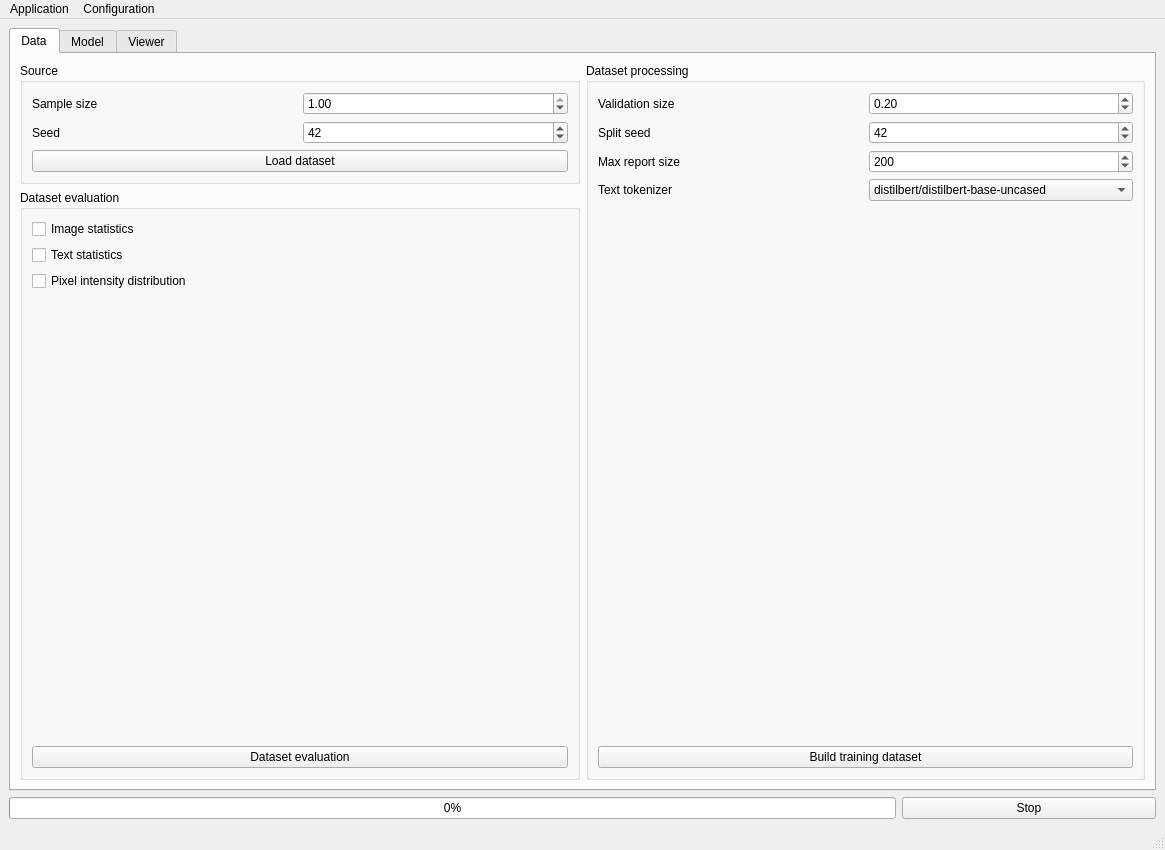
<?xml version="1.0" encoding="UTF-8"?>
<ui version="4.0">
 <class>MainWindow</class>
 <widget class="QMainWindow" name="MainWindow">
  <property name="geometry">
   <rect>
    <x>0</x>
    <y>0</y>
    <width>1165</width>
    <height>850</height>
   </rect>
  </property>
  <property name="windowTitle">
   <string>XREPORT Transformer v1.2</string>
  </property>
  <property name="styleSheet">
   <string notr="true"/>
  </property>
  <widget class="QWidget" name="centralwidget">
   <layout class="QGridLayout" name="gridLayout_3">
    <item row="1" column="0">
     <layout class="QHBoxLayout" name="progressLayout" stretch="7,2">
      <item>
       <widget class="QProgressBar" name="progressBar">
        <property name="value">
         <number>0</number>
        </property>
       </widget>
      </item>
      <item>
       <widget class="QPushButton" name="stopThread">
        <property name="text">
         <string>Stop</string>
        </property>
       </widget>
      </item>
     </layout>
    </item>
    <item row="0" column="0">
     <widget class="QTabWidget" name="Tabs">
      <property name="accessibleName">
       <string/>
      </property>
      <property name="currentIndex">
       <number>0</number>
      </property>
      <widget class="QWidget" name="dataTab">
       <property name="toolTipDuration">
        <number>-6</number>
       </property>
       <attribute name="title">
        <string>Data</string>
       </attribute>
       <layout class="QHBoxLayout" name="horizontalLayout_8">
        <item>
         <layout class="QVBoxLayout" name="verticalLayout_8">
          <item>
           <widget class="QGroupBox" name="groupBox_2">
            <property name="title">
             <string>Source</string>
            </property>
            <layout class="QVBoxLayout" name="verticalLayout_17">
             <item>
              <layout class="QHBoxLayout" name="horizontalLayout">
               <item>
                <widget class="QLabel" name="SSLabel">
                 <property name="text">
                  <string>Sample size</string>
                 </property>
                </widget>
               </item>
               <item>
                <widget class="QDoubleSpinBox" name="sampleSize">
                 <property name="minimum">
                  <double>0.010000000000000</double>
                 </property>
                 <property name="maximum">
                  <double>1.000000000000000</double>
                 </property>
                 <property name="singleStep">
                  <double>0.050000000000000</double>
                 </property>
                 <property name="value">
                  <double>1.000000000000000</double>
                 </property>
                </widget>
               </item>
              </layout>
             </item>
             <item>
              <layout class="QHBoxLayout" name="horizontalLayout_31">
               <item>
                <widget class="QLabel" name="seedLabel">
                 <property name="text">
                  <string>Seed</string>
                 </property>
                </widget>
               </item>
               <item>
                <widget class="QSpinBox" name="seed">
                 <property name="minimum">
                  <number>1</number>
                 </property>
                 <property name="maximum">
                  <number>999999</number>
                 </property>
                 <property name="value">
                  <number>42</number>
                 </property>
                </widget>
               </item>
              </layout>
             </item>
             <item>
              <widget class="QPushButton" name="loadData">
               <property name="toolTip">
                <string>&lt;html&gt;&lt;head/&gt;&lt;body&gt;&lt;p&gt;Load source data from resources/database/dataset/XREPORT_dataset.csv and update the database with fetched data&lt;/p&gt;&lt;/body&gt;&lt;/html&gt;</string>
               </property>
               <property name="text">
                <string>Load dataset</string>
               </property>
              </widget>
             </item>
            </layout>
           </widget>
          </item>
          <item>
           <widget class="QGroupBox" name="datasetEvalGroup">
            <property name="title">
             <string>Dataset evaluation</string>
            </property>
            <layout class="QVBoxLayout" name="verticalLayout_13">
             <item>
              <widget class="QCheckBox" name="imgStats">
               <property name="text">
                <string>Image statistics</string>
               </property>
              </widget>
             </item>
             <item>
              <widget class="QCheckBox" name="textStats">
               <property name="text">
                <string>Text statistics</string>
               </property>
              </widget>
             </item>
             <item>
              <widget class="QCheckBox" name="pixDist">
               <property name="text">
                <string>Pixel intensity distribution</string>
               </property>
              </widget>
             </item>
             <item>
              <spacer name="verticalSpacer_3">
               <property name="orientation">
                <enum>Qt::Orientation::Vertical</enum>
               </property>
               <property name="sizeHint" stdset="0">
                <size>
                 <width>20</width>
                 <height>40</height>
                </size>
               </property>
              </spacer>
             </item>
             <item>
              <widget class="QPushButton" name="evaluateDataset">
               <property name="text">
                <string>Dataset evaluation</string>
               </property>
              </widget>
             </item>
            </layout>
           </widget>
          </item>
         </layout>
        </item>
        <item>
         <widget class="QGroupBox" name="datasetProcessGroup">
          <property name="title">
           <string>Dataset processing</string>
          </property>
          <layout class="QVBoxLayout" name="verticalLayout">
           <item>
            <layout class="QHBoxLayout" name="valSizeHL">
             <item>
              <widget class="QLabel" name="VSLabel">
               <property name="text">
                <string>Validation size</string>
               </property>
              </widget>
             </item>
             <item>
              <widget class="QDoubleSpinBox" name="validationSize">
               <property name="maximum">
                <double>1.000000000000000</double>
               </property>
               <property name="singleStep">
                <double>0.050000000000000</double>
               </property>
               <property name="value">
                <double>0.200000000000000</double>
               </property>
              </widget>
             </item>
            </layout>
           </item>
           <item>
            <layout class="QHBoxLayout" name="SplitSeedHL">
             <item>
              <widget class="QLabel" name="SpSLabel">
               <property name="text">
                <string>Split seed</string>
               </property>
              </widget>
             </item>
             <item>
              <widget class="QSpinBox" name="splitSeed">
               <property name="maximum">
                <number>1000000000</number>
               </property>
               <property name="value">
                <number>42</number>
               </property>
              </widget>
             </item>
            </layout>
           </item>
           <item>
            <layout class="QHBoxLayout" name="horizontalLayout_20">
             <item>
              <widget class="QLabel" name="maxRLabel">
               <property name="text">
                <string>Max report size</string>
               </property>
              </widget>
             </item>
             <item>
              <widget class="QSpinBox" name="maxReportSize">
               <property name="minimum">
                <number>1</number>
               </property>
               <property name="maximum">
                <number>10000</number>
               </property>
               <property name="value">
                <number>200</number>
               </property>
              </widget>
             </item>
            </layout>
           </item>
           <item>
            <layout class="QHBoxLayout" name="horizontalLayout_24">
             <item>
              <widget class="QLabel" name="tokenizerLabel">
               <property name="text">
                <string>Text tokenizer</string>
               </property>
              </widget>
             </item>
             <item>
              <widget class="QComboBox" name="tokenizerList">
               <item>
                <property name="text">
                 <string>distilbert/distilbert-base-uncased</string>
                </property>
               </item>
               <item>
                <property name="text">
                 <string>bert-base-uncased</string>
                </property>
               </item>
               <item>
                <property name="text">
                 <string>roberta-base</string>
                </property>
               </item>
              </widget>
             </item>
            </layout>
           </item>
           <item>
            <spacer name="verticalSpacer">
             <property name="orientation">
              <enum>Qt::Orientation::Vertical</enum>
             </property>
             <property name="sizeHint" stdset="0">
              <size>
               <width>20</width>
               <height>40</height>
              </size>
             </property>
            </spacer>
           </item>
           <item>
            <widget class="QPushButton" name="buildMLDataset">
             <property name="text">
              <string>Build training dataset</string>
             </property>
            </widget>
           </item>
          </layout>
         </widget>
        </item>
       </layout>
      </widget>
      <widget class="QWidget" name="modelTab">
       <attribute name="title">
        <string>Model</string>
       </attribute>
       <layout class="QGridLayout" name="gridLayout">
        <item row="0" column="0">
         <widget class="QGroupBox" name="groupBox_3">
          <property name="title">
           <string>Dataset</string>
          </property>
          <layout class="QVBoxLayout" name="verticalLayout_10">
           <item>
            <widget class="QCheckBox" name="imgAugment">
             <property name="text">
              <string>Use image augmentation</string>
             </property>
            </widget>
           </item>
           <item>
            <layout class="QHBoxLayout" name="horizontalLayout_16">
             <item>
              <widget class="QCheckBox" name="setShuffle">
               <property name="text">
                <string>Shuffle dataset with buffer size</string>
               </property>
               <property name="checked">
                <bool>true</bool>
               </property>
              </widget>
             </item>
             <item>
              <widget class="QSpinBox" name="shuffleSize">
               <property name="minimum">
                <number>1</number>
               </property>
               <property name="maximum">
                <number>10000</number>
               </property>
               <property name="singleStep">
                <number>10</number>
               </property>
               <property name="value">
                <number>256</number>
               </property>
              </widget>
             </item>
            </layout>
           </item>
           <item>
            <spacer name="verticalSpacer_2">
             <property name="orientation">
              <enum>Qt::Orientation::Vertical</enum>
             </property>
             <property name="sizeHint" stdset="0">
              <size>
               <width>20</width>
               <height>40</height>
              </size>
             </property>
            </spacer>
           </item>
          </layout>
         </widget>
        </item>
        <item row="0" column="1" rowspan="3">
         <widget class="QGroupBox" name="modelGroup">
          <property name="title">
           <string>Model</string>
          </property>
          <layout class="QVBoxLayout" name="verticalLayout_3">
           <item>
            <widget class="QCheckBox" name="mixedPrecision">
             <property name="text">
              <string>Set mixed precision policy</string>
             </property>
            </widget>
           </item>
           <item>
            <layout class="QHBoxLayout" name="horizontalLayout_25">
             <item>
              <widget class="QCheckBox" name="compileJIT">
               <property name="text">
                <string>Use Just-In-Time (JIT) compiler</string>
               </property>
              </widget>
             </item>
             <item>
              <widget class="QComboBox" name="backendJIT">
               <property name="toolTip">
                <string>&lt;html&gt;&lt;head/&gt;&lt;body&gt;&lt;p&gt;Select JIT compiler backend (default is inductor)</string>
               </property>
               <property name="currentText">
                <string>inductor</string>
               </property>
               <property name="currentIndex">
                <number>3</number>
               </property>
               <item>
                <property name="text">
                 <string>eager</string>
                </property>
               </item>
               <item>
                <property name="text">
                 <string>aot_eager</string>
                </property>
               </item>
               <item>
                <property name="text">
                 <string>aot_cudagraphs</string>
                </property>
               </item>
               <item>
                <property name="text">
                 <string>inductor</string>
                </property>
               </item>
               <item>
                <property name="text">
                 <string>nvprims_nvfuser</string>
                </property>
               </item>
               <item>
                <property name="text">
                 <string>xla</string>
                </property>
               </item>
              </widget>
             </item>
            </layout>
           </item>
           <item>
            <widget class="QCheckBox" name="freezeImgEncoder">
             <property name="text">
              <string>Freeze image encoder weights</string>
             </property>
             <property name="checked">
              <bool>true</bool>
             </property>
            </widget>
           </item>
           <item>
            <layout class="QHBoxLayout" name="horizontalLayout_21">
             <item>
              <widget class="QLabel" name="AHLabel">
               <property name="text">
                <string>Attention heads</string>
               </property>
              </widget>
             </item>
             <item>
              <widget class="QSpinBox" name="attentionHeads">
               <property name="minimum">
                <number>1</number>
               </property>
               <property name="maximum">
                <number>1000</number>
               </property>
               <property name="value">
                <number>3</number>
               </property>
              </widget>
             </item>
            </layout>
           </item>
           <item>
            <layout class="QHBoxLayout" name="horizontalLayout_27">
             <item>
              <widget class="QLabel" name="NELabel">
               <property name="text">
                <string>Number of encoders</string>
               </property>
              </widget>
             </item>
             <item>
              <widget class="QSpinBox" name="numEncoders">
               <property name="minimum">
                <number>1</number>
               </property>
               <property name="maximum">
                <number>100</number>
               </property>
               <property name="value">
                <number>2</number>
               </property>
              </widget>
             </item>
            </layout>
           </item>
           <item>
            <layout class="QHBoxLayout" name="horizontalLayout_28">
             <item>
              <widget class="QLabel" name="NDLabel">
               <property name="text">
                <string>Number of decoders</string>
               </property>
              </widget>
             </item>
             <item>
              <widget class="QSpinBox" name="numDecoders">
               <property name="minimum">
                <number>1</number>
               </property>
               <property name="maximum">
                <number>100</number>
               </property>
               <property name="value">
                <number>2</number>
               </property>
              </widget>
             </item>
            </layout>
           </item>
           <item>
            <layout class="QHBoxLayout" name="horizontalLayout_29">
             <item>
              <widget class="QLabel" name="EMLabel">
               <property name="text">
                <string>Embedding dimensions</string>
               </property>
              </widget>
             </item>
             <item>
              <widget class="QSpinBox" name="embeddingDims">
               <property name="minimum">
                <number>1</number>
               </property>
               <property name="maximum">
                <number>100000</number>
               </property>
               <property name="singleStep">
                <number>8</number>
               </property>
               <property name="value">
                <number>200</number>
               </property>
              </widget>
             </item>
            </layout>
           </item>
           <item>
            <layout class="QHBoxLayout" name="horizontalLayout_3">
             <item>
              <widget class="QLabel" name="label">
               <property name="text">
                <string>Temperature</string>
               </property>
              </widget>
             </item>
             <item>
              <widget class="QDoubleSpinBox" name="trainTemp">
               <property name="decimals">
                <number>3</number>
               </property>
               <property name="minimum">
                <double>0.001000000000000</double>
               </property>
               <property name="maximum">
                <double>100.000000000000000</double>
               </property>
               <property name="singleStep">
                <double>0.050000000000000</double>
               </property>
               <property name="value">
                <double>1.000000000000000</double>
               </property>
              </widget>
             </item>
            </layout>
           </item>
           <item>
            <widget class="Line" name="line">
             <property name="orientation">
              <enum>Qt::Orientation::Horizontal</enum>
             </property>
            </widget>
           </item>
           <item>
            <layout class="QVBoxLayout" name="verticalLayout_6">
             <item>
              <widget class="QCheckBox" name="useScheduler">
               <property name="text">
                <string>Use learning rate scheduler</string>
               </property>
              </widget>
             </item>
             <item>
              <layout class="QHBoxLayout" name="horizontalLayout_18">
               <item>
                <widget class="QLabel" name="label_11">
                 <property name="text">
                  <string>Target learning rate</string>
                 </property>
                </widget>
               </item>
               <item>
                <widget class="QDoubleSpinBox" name="postWarmLR">
                 <property name="decimals">
                  <number>5</number>
                 </property>
                 <property name="singleStep">
                  <double>0.000100000000000</double>
                 </property>
                 <property name="value">
                  <double>0.001000000000000</double>
                 </property>
                </widget>
               </item>
              </layout>
             </item>
             <item>
              <layout class="QHBoxLayout" name="horizontalLayout_17">
               <item>
                <widget class="QLabel" name="label_14">
                 <property name="text">
                  <string>Warmup steps</string>
                 </property>
                </widget>
               </item>
               <item>
                <widget class="QSpinBox" name="warmupSteps">
                 <property name="maximum">
                  <number>10000000</number>
                 </property>
                 <property name="value">
                  <number>1000</number>
                 </property>
                </widget>
               </item>
              </layout>
             </item>
            </layout>
           </item>
          </layout>
         </widget>
        </item>
        <item row="0" column="2">
         <widget class="QGroupBox" name="groupBox_8">
          <property name="title">
           <string>Select checkpoint</string>
          </property>
          <layout class="QVBoxLayout" name="verticalLayout_12">
           <item>
            <layout class="QHBoxLayout" name="horizontalLayout_5">
             <item>
              <widget class="QComboBox" name="checkpointsList"/>
             </item>
             <item>
              <widget class="QPushButton" name="refreshCheckpoints">
               <property name="text">
                <string>Refresh</string>
               </property>
              </widget>
             </item>
            </layout>
           </item>
           <item>
            <layout class="QHBoxLayout" name="horizontalLayout_34">
             <item>
              <widget class="QLabel" name="label_19">
               <property name="text">
                <string>Batch size</string>
               </property>
              </widget>
             </item>
             <item>
              <widget class="QSpinBox" name="inferenceBatchSize">
               <property name="minimum">
                <number>1</number>
               </property>
               <property name="maximum">
                <number>1024</number>
               </property>
               <property name="value">
                <number>32</number>
               </property>
              </widget>
             </item>
            </layout>
           </item>
           <item>
            <spacer name="verticalSpacer_11">
             <property name="orientation">
              <enum>Qt::Orientation::Vertical</enum>
             </property>
             <property name="sizeHint" stdset="0">
              <size>
               <width>20</width>
               <height>40</height>
              </size>
             </property>
            </spacer>
           </item>
          </layout>
         </widget>
        </item>
        <item row="1" column="0" rowspan="3">
         <widget class="QGroupBox" name="groupBox_4">
          <property name="title">
           <string>Training</string>
          </property>
          <layout class="QVBoxLayout" name="verticalLayout_5">
           <item>
            <widget class="QCheckBox" name="realTimeHistory">
             <property name="text">
              <string>Plot real time loss and metrics</string>
             </property>
             <property name="checked">
              <bool>true</bool>
             </property>
            </widget>
           </item>
           <item>
            <widget class="QCheckBox" name="runTensorboard">
             <property name="text">
              <string>Run tensorboard</string>
             </property>
            </widget>
           </item>
           <item>
            <layout class="QHBoxLayout" name="horizontalLayout_12">
             <item>
              <widget class="QCheckBox" name="saveCheckpoints">
               <property name="text">
                <string>Save checkpoint every N epochs</string>
               </property>
              </widget>
             </item>
             <item>
              <widget class="QSpinBox" name="saveCPFrequency">
               <property name="minimum">
                <number>1</number>
               </property>
               <property name="maximum">
                <number>999</number>
               </property>
              </widget>
             </item>
            </layout>
           </item>
           <item>
            <layout class="QHBoxLayout" name="horizontalLayout_22">
             <item>
              <widget class="QLabel" name="label_18">
               <property name="text">
                <string>Seed</string>
               </property>
              </widget>
             </item>
             <item>
              <widget class="QSpinBox" name="trainSeed">
               <property name="maximum">
                <number>1000000000</number>
               </property>
               <property name="value">
                <number>42</number>
               </property>
              </widget>
             </item>
            </layout>
           </item>
           <item>
            <layout class="QHBoxLayout" name="horizontalLayout_9">
             <item>
              <widget class="QLabel" name="label_6">
               <property name="text">
                <string>Epochs</string>
               </property>
              </widget>
             </item>
             <item>
              <widget class="QSpinBox" name="numEpochs">
               <property name="maximum">
                <number>1000000</number>
               </property>
               <property name="value">
                <number>100</number>
               </property>
              </widget>
             </item>
            </layout>
           </item>
           <item>
            <layout class="QHBoxLayout" name="horizontalLayout_11">
             <item>
              <widget class="QLabel" name="label_8">
               <property name="text">
                <string>Batch size</string>
               </property>
              </widget>
             </item>
             <item>
              <widget class="QSpinBox" name="batchSize">
               <property name="minimum">
                <number>1</number>
               </property>
               <property name="maximum">
                <number>100000</number>
               </property>
               <property name="singleStep">
                <number>4</number>
               </property>
               <property name="value">
                <number>32</number>
               </property>
              </widget>
             </item>
            </layout>
           </item>
           <item>
            <layout class="QHBoxLayout" name="horizontalLayout_23">
             <item>
              <widget class="QLabel" name="label_5">
               <property name="text">
                <string>Device ID</string>
               </property>
              </widget>
             </item>
             <item>
              <widget class="QSpinBox" name="deviceID"/>
             </item>
            </layout>
           </item>
           <item>
            <layout class="QHBoxLayout" name="horizontalLayout_13">
             <item>
              <widget class="QLabel" name="label_10">
               <property name="text">
                <string>Number of workers</string>
               </property>
              </widget>
             </item>
             <item>
              <widget class="QSpinBox" name="numWorkers"/>
             </item>
            </layout>
           </item>
          </layout>
         </widget>
        </item>
        <item row="1" column="2">
         <widget class="QGroupBox" name="groupBox_10">
          <property name="title">
           <string>Model inference</string>
          </property>
          <layout class="QVBoxLayout" name="verticalLayout_15">
           <item>
            <layout class="QHBoxLayout" name="horizontalLayout_26">
             <item>
              <widget class="QLabel" name="ITLabel">
               <property name="text">
                <string>Temperature</string>
               </property>
              </widget>
             </item>
             <item>
              <widget class="QDoubleSpinBox" name="inferenceTemp">
               <property name="maximum">
                <double>100.000000000000000</double>
               </property>
               <property name="singleStep">
                <double>0.050000000000000</double>
               </property>
               <property name="value">
                <double>1.000000000000000</double>
               </property>
              </widget>
             </item>
            </layout>
           </item>
           <item>
            <layout class="QHBoxLayout" name="horizontalLayout_33">
             <item>
              <widget class="QLabel" name="IMLabel">
               <property name="text">
                <string>Inference mode</string>
               </property>
              </widget>
             </item>
             <item>
              <widget class="QComboBox" name="inferenceMode">
               <item>
                <property name="text">
                 <string>greedy search</string>
                </property>
               </item>
               <item>
                <property name="text">
                 <string>beam search</string>
                </property>
               </item>
              </widget>
             </item>
            </layout>
           </item>
           <item>
            <widget class="QPushButton" name="generateReports">
             <property name="text">
              <string>Generate reports</string>
             </property>
            </widget>
           </item>
          </layout>
         </widget>
        </item>
        <item row="2" column="2" rowspan="2">
         <widget class="QGroupBox" name="groupBox_7">
          <property name="title">
           <string>Model evaluation</string>
          </property>
          <layout class="QVBoxLayout" name="verticalLayout_21">
           <item>
            <layout class="QHBoxLayout" name="horizontalLayout_2">
             <item>
              <widget class="QLabel" name="label_15">
               <property name="text">
                <string>Evaluation samples</string>
               </property>
              </widget>
             </item>
             <item>
              <widget class="QSpinBox" name="evalSamples">
               <property name="minimum">
                <number>1</number>
               </property>
               <property name="maximum">
                <number>1000</number>
               </property>
               <property name="singleStep">
                <number>0</number>
               </property>
               <property name="value">
                <number>10</number>
               </property>
              </widget>
             </item>
            </layout>
           </item>
           <item>
            <spacer name="verticalSpacer_4">
             <property name="orientation">
              <enum>Qt::Orientation::Vertical</enum>
             </property>
             <property name="sizeHint" stdset="0">
              <size>
               <width>20</width>
               <height>40</height>
              </size>
             </property>
            </spacer>
           </item>
           <item>
            <widget class="QCheckBox" name="evalReport">
             <property name="text">
              <string>Loss and metrics</string>
             </property>
            </widget>
           </item>
           <item>
            <widget class="QCheckBox" name="getBLEUScore">
             <property name="text">
              <string>BLEU score</string>
             </property>
            </widget>
           </item>
           <item>
            <widget class="QPushButton" name="checkpointSummary">
             <property name="toolTip">
              <string>&lt;html&gt;&lt;head/&gt;&lt;body&gt;&lt;p&gt;Create checkpoints summary that includes all configurations for each pretrained model&lt;/p&gt;&lt;/body&gt;&lt;/html&gt;</string>
             </property>
             <property name="text">
              <string>Checkpoints summary</string>
             </property>
            </widget>
           </item>
           <item>
            <widget class="QPushButton" name="evaluateModel">
             <property name="text">
              <string>Evaluate model</string>
             </property>
            </widget>
           </item>
          </layout>
         </widget>
        </item>
        <item row="3" column="1">
         <widget class="QGroupBox" name="sessionGroup">
          <property name="title">
           <string>Session</string>
          </property>
          <layout class="QVBoxLayout" name="verticalLayout_9">
           <item>
            <widget class="QCheckBox" name="deviceGPU">
             <property name="text">
              <string>Set GPU as available device</string>
             </property>
            </widget>
           </item>
           <item>
            <layout class="QHBoxLayout" name="addEpochsHL">
             <item>
              <widget class="QLabel" name="label_7">
               <property name="text">
                <string>Additional epochs</string>
               </property>
              </widget>
             </item>
             <item>
              <widget class="QSpinBox" name="numAdditionalEpochs">
               <property name="minimum">
                <number>1</number>
               </property>
               <property name="maximum">
                <number>1000000</number>
               </property>
               <property name="value">
                <number>10</number>
               </property>
              </widget>
             </item>
            </layout>
           </item>
           <item>
            <spacer name="verticalSpacer_7">
             <property name="orientation">
              <enum>Qt::Orientation::Vertical</enum>
             </property>
             <property name="sizeHint" stdset="0">
              <size>
               <width>20</width>
               <height>40</height>
              </size>
             </property>
            </spacer>
           </item>
           <item>
            <widget class="QPushButton" name="startTraining">
             <property name="text">
              <string>Start model training</string>
             </property>
            </widget>
           </item>
           <item>
            <widget class="QPushButton" name="resumeTraining">
             <property name="text">
              <string>Resume training</string>
             </property>
            </widget>
           </item>
          </layout>
         </widget>
        </item>
       </layout>
      </widget>
      <widget class="QWidget" name="viewerTab">
       <attribute name="title">
        <string>Viewer</string>
       </attribute>
       <layout class="QHBoxLayout" name="horizontalLayout_7">
        <item>
         <layout class="QVBoxLayout" name="verticalLayout_4">
          <item>
           <widget class="QGroupBox" name="groupBox">
            <property name="title">
             <string>Select view</string>
            </property>
            <layout class="QVBoxLayout" name="verticalLayout_2">
             <item>
              <widget class="QRadioButton" name="viewTrainImages">
               <property name="text">
                <string>Training images</string>
               </property>
               <property name="checked">
                <bool>true</bool>
               </property>
              </widget>
             </item>
             <item>
              <widget class="QRadioButton" name="viewInferenceImages">
               <property name="text">
                <string>Inference images</string>
               </property>
               <property name="checked">
                <bool>false</bool>
               </property>
              </widget>
             </item>
             <item>
              <widget class="QRadioButton" name="viewDataPlots">
               <property name="text">
                <string>Dataset evaluation plots</string>
               </property>
               <property name="checked">
                <bool>false</bool>
               </property>
              </widget>
             </item>
             <item>
              <widget class="QRadioButton" name="viewEvalPlots">
               <property name="text">
                <string>Model evalution plots</string>
               </property>
               <property name="checked">
                <bool>false</bool>
               </property>
              </widget>
             </item>
            </layout>
           </widget>
          </item>
          <item>
           <spacer name="verticalSpacer_10">
            <property name="orientation">
             <enum>Qt::Orientation::Vertical</enum>
            </property>
            <property name="sizeHint" stdset="0">
             <size>
              <width>20</width>
              <height>40</height>
             </size>
            </property>
           </spacer>
          </item>
          <item>
           <widget class="QPushButton" name="loadImages">
            <property name="text">
             <string>Load images</string>
            </property>
           </widget>
          </item>
          <item>
           <layout class="QVBoxLayout" name="buttonsLayout">
            <item>
             <layout class="QHBoxLayout" name="horizontalLayout_6">
              <item>
               <widget class="QPushButton" name="previousImg">
                <property name="text">
                 <string>Previous</string>
                </property>
               </widget>
              </item>
              <item>
               <widget class="QPushButton" name="nextImg">
                <property name="text">
                 <string>Next</string>
                </property>
               </widget>
              </item>
             </layout>
            </item>
            <item>
             <widget class="QPushButton" name="clearImg">
              <property name="text">
               <string>Clear</string>
              </property>
             </widget>
            </item>
           </layout>
          </item>
         </layout>
        </item>
        <item>
         <widget class="QGroupBox" name="canvasGroup">
          <property name="title">
           <string>Images</string>
          </property>
          <layout class="QVBoxLayout" name="verticalLayout_7" stretch="5,1">
           <item>
            <widget class="QGraphicsView" name="canvas"/>
           </item>
           <item>
            <widget class="QPlainTextEdit" name="description">
             <property name="readOnly">
              <bool>true</bool>
             </property>
            </widget>
           </item>
          </layout>
         </widget>
        </item>
       </layout>
      </widget>
     </widget>
    </item>
   </layout>
  </widget>
  <widget class="QMenuBar" name="menubar">
   <property name="geometry">
    <rect>
     <x>0</x>
     <y>0</y>
     <width>1165</width>
     <height>27</height>
    </rect>
   </property>
   <widget class="QMenu" name="menuApplication">
    <property name="title">
     <string>Application</string>
    </property>
    <addaction name="actionReloadApp"/>
   </widget>
   <widget class="QMenu" name="menuConfiguration">
    <property name="title">
     <string>Configuration</string>
    </property>
    <addaction name="actionSaveConfig"/>
    <addaction name="actionLoadConfig"/>
   </widget>
   <addaction name="menuApplication"/>
   <addaction name="menuConfiguration"/>
  </widget>
  <widget class="QStatusBar" name="statusbar"/>
  <action name="actionReloadApp">
   <property name="text">
    <string>Reload application</string>
   </property>
  </action>
  <action name="actionSaveConfig">
   <property name="text">
    <string>Save current configuration</string>
   </property>
  </action>
  <action name="actionLoadConfig">
   <property name="text">
    <string>Load configuration</string>
   </property>
  </action>
 </widget>
 <resources/>
 <connections/>
</ui>
